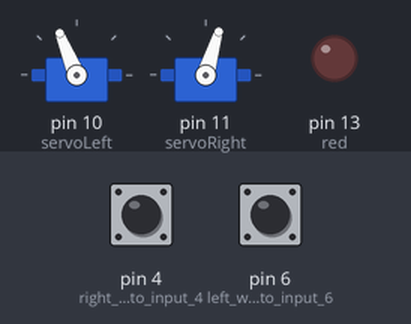
Bench run of a sketch on a simulated Arduino Uno, built with avr-gcc and run on an emulated ATmega328P. Shown: 2 × servo, output pins drawn as LEDs (lit = HIGH). The test bench sets the inputs (shaded band); at power-on: pin 4 (right_whisker_to_input_4) HIGH, pin 6 (left_whisker_to_input_6) HIGH.

Above: at 1.2 s.
1.3 s: pin 4 (right_whisker_to_input_4) pulled LOW for 0.15 s
At 1.9 s:
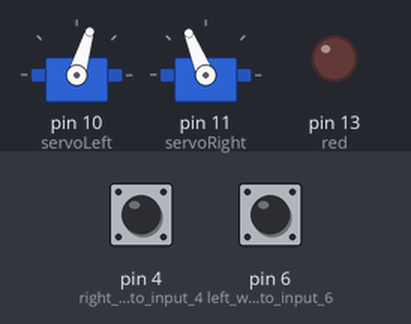
4.2 s: pin 6 (left_whisker_to_input_6) pulled LOW for 3.2 s
At 5.4 s:
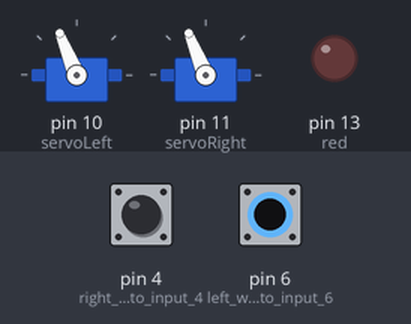
9.9 s: pin 4 (right_whisker_to_input_4) pulled LOW for 3.2 s
At 11.1 s:
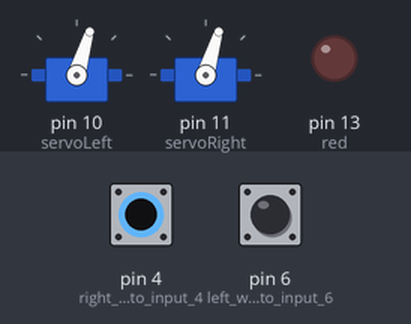
15.6 s: pin 4 (right_whisker_to_input_4) driven LOW and pin 6 (left_whisker_to_input_6) driven LOW
At 16.4 s:
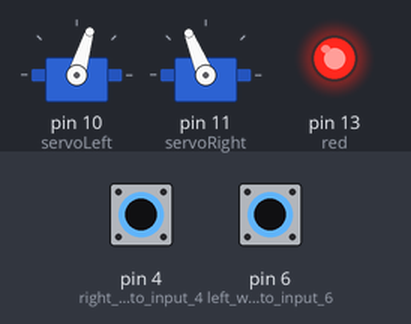
18.6 s: pin 4 (right_whisker_to_input_4) driven HIGH
At 20.4 s:
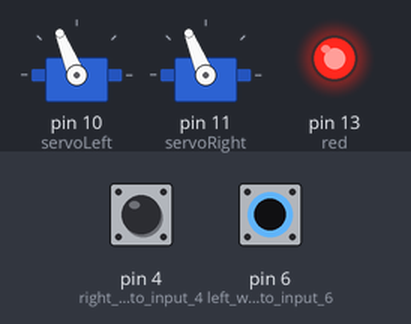
21.6 s: pin 6 (left_whisker_to_input_6) driven HIGH
At 22.7 s:
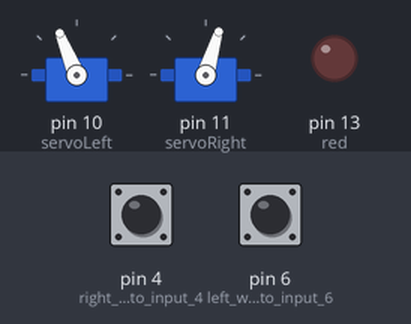
Timing chart, 0 to 24.5 s (numbered marks = the images above; inputs shaded):
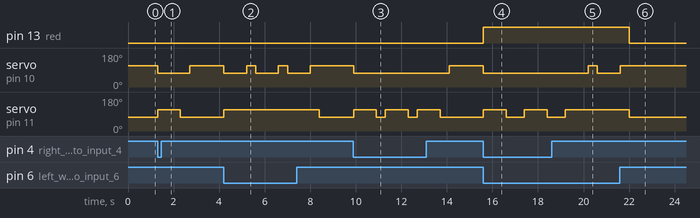

The sketch:

escapeBot.ino
```cpp
#include <Servo.h>
Servo servoLeft;  //declares left servo
Servo servoRight;  //declares right servo
int red = 13;

void setup() {
  pinMode(4, INPUT);  //right whisker to input 4
  pinMode(6, INPUT); //left whisker to input 6
  pinMode(red, OUTPUT);
  servoLeft.attach(10); //right
  servoRight.attach(11); //left
   servoLeft.writeMicroseconds(1500);         // Left wheel counterclockwise
  servoRight.writeMicroseconds(1500);
  digitalWrite(13,LOW);
}

void loop() {
  // put your main code here, to run repeatedly:
  byte wLeft = digitalRead(6); // copy left result to wLeft
  byte wRight = digitalRead(4); //copy right result to wRight
  if ((wLeft == 0) && (wRight == 0))
  {
    Serial.print("back");
    digitalWrite(13,HIGH);
    backward(1000);   //back up for one sec
    turnLeft(800);   //turn left 120 deg
  }
   else if (wLeft == 0)
   {
    Serial.print("left");
    backward(1000);
    turnRight(400);  //turn right 60 deg
   }
    else if (wRight == 0)
    {
      Serial.print("right");
      backward(1000);
      turnLeft(400);
    }
    else
    {
      Serial.print("forward");
      digitalWrite(13,LOW);
      forward(5);
    }
}

//1500 means not moving
//1300 = CLOCKWISE = LEFT
//1700 = COUNTER = RIGHT

void forward(int time)                       // Forward function
{
  servoLeft.writeMicroseconds(1700);         // Left wheel counterclockwise
  servoRight.writeMicroseconds(1300);        // Right wheel clockwise
  delay(time);                               // Maneuver for time ms
}

void turnLeft(int time)                      // Left turn function
{
  servoLeft.writeMicroseconds(1300);         // Left wheel clockwise
  servoRight.writeMicroseconds(1300);        // Right wheel clockwise
  delay(time);                               // Maneuver for time ms
}

void turnRight(int time)                     // Right turn function
{
  servoLeft.writeMicroseconds(1700);         // Left wheel counterclockwise
  servoRight.writeMicroseconds(1700);        // Right wheel counterclockwise
  delay(time);                               // Maneuver for time ms
}

void backward(int time)                      // Backward function
{
  pinMode(red, OUTPUT);
  pinMode(red, HIGH);
  servoLeft.writeMicroseconds(1300);         // Left wheel clockwise
  servoRight.writeMicroseconds(1700);        // Right wheel counterclockwise
  delay(time);                               // Maneuver for time ms
}
```

Measured:
- after the input at 1.3 s, servo on pin 10 (servoLeft): 112° → 73° at once, → 112° 1.4 s later; servo on pin 11 (servoRight): 73° → 112° at once, → 73° 1.0 s later
- after the input at 4.2 s, servo on pin 10 (servoLeft): alternates 112° for 0.40 s and 73° for 1.0 s, 6 changes in all, then stays 112°, starting at once; servo on pin 11 (servoRight): 73° → 112° at once, → 73° 4.2 s later
- after the input at 9.9 s, servo on pin 10 (servoLeft): 112° → 73° at once, → 112° 4.2 s later; servo on pin 11 (servoRight): alternates 112° for 1.0 s and 73° for 0.40 s, 6 changes in all, then stays 73°, starting at once
- after the input at 15.6 s, pin 13 (red): LOW → HIGH at once; servo on pin 10 (servoLeft): 112° → 73° at once; servo on pin 11 (servoRight): alternates 112° for 1.0 s and 73° for 0.80 s, starting at once
- after the input at 18.6 s, servo on pin 10 (servoLeft): 73° → 112° after 1.6 s, → 73° 0.40 s later; servo on pin 11 (servoRight): goes on until 19.2 s, then stays 112°
- after the input at 21.6 s, pin 13 (red): HIGH → LOW after 0.41 s; servo on pin 10 (servoLeft): goes on until 21.6 s, then stays 112°; servo on pin 11 (servoRight): 112° → 73° after 0.41 s
